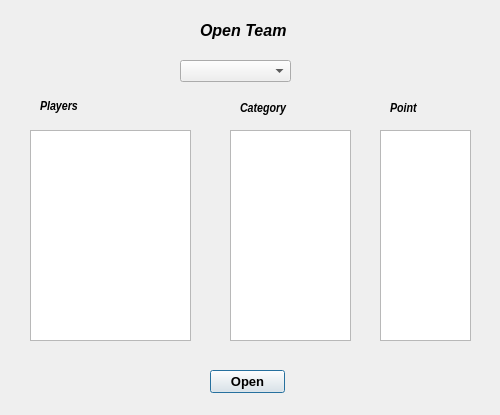
<?xml version="1.0" encoding="UTF-8"?>
<ui version="4.0">
 <class>OpenTeam</class>
 <widget class="QDialog" name="OpenTeam">
  <property name="geometry">
   <rect>
    <x>0</x>
    <y>0</y>
    <width>500</width>
    <height>415</height>
   </rect>
  </property>
  <property name="windowTitle">
   <string>Open Team</string>
  </property>
  <widget class="QLabel" name="label">
   <property name="geometry">
    <rect>
     <x>200</x>
     <y>20</y>
     <width>91</width>
     <height>20</height>
    </rect>
   </property>
   <property name="font">
    <font>
     <family>Arial</family>
     <pointsize>12</pointsize>
     <weight>75</weight>
     <italic>true</italic>
     <bold>true</bold>
    </font>
   </property>
   <property name="text">
    <string>Open Team</string>
   </property>
  </widget>
  <widget class="QPushButton" name="pushButton_open">
   <property name="geometry">
    <rect>
     <x>210</x>
     <y>370</y>
     <width>75</width>
     <height>23</height>
    </rect>
   </property>
   <property name="font">
    <font>
     <family>Arial</family>
     <pointsize>10</pointsize>
     <weight>75</weight>
     <bold>true</bold>
    </font>
   </property>
   <property name="text">
    <string>Open</string>
   </property>
  </widget>
  <widget class="QLabel" name="label_2">
   <property name="geometry">
    <rect>
     <x>40</x>
     <y>100</y>
     <width>47</width>
     <height>13</height>
    </rect>
   </property>
   <property name="font">
    <font>
     <family>Arial Narrow</family>
     <pointsize>10</pointsize>
     <weight>75</weight>
     <italic>true</italic>
     <bold>true</bold>
    </font>
   </property>
   <property name="text">
    <string>Players</string>
   </property>
  </widget>
  <widget class="QComboBox" name="comboBox_team">
   <property name="geometry">
    <rect>
     <x>180</x>
     <y>60</y>
     <width>111</width>
     <height>22</height>
    </rect>
   </property>
  </widget>
  <widget class="QListWidget" name="listWidget_player">
   <property name="geometry">
    <rect>
     <x>30</x>
     <y>130</y>
     <width>161</width>
     <height>211</height>
    </rect>
   </property>
  </widget>
  <widget class="QLabel" name="label_3">
   <property name="geometry">
    <rect>
     <x>240</x>
     <y>100</y>
     <width>61</width>
     <height>16</height>
    </rect>
   </property>
   <property name="font">
    <font>
     <family>Arial Narrow</family>
     <pointsize>10</pointsize>
     <weight>75</weight>
     <italic>true</italic>
     <bold>true</bold>
    </font>
   </property>
   <property name="text">
    <string>Category</string>
   </property>
  </widget>
  <widget class="QListWidget" name="listWidget_point">
   <property name="geometry">
    <rect>
     <x>380</x>
     <y>130</y>
     <width>91</width>
     <height>211</height>
    </rect>
   </property>
  </widget>
  <widget class="QListWidget" name="listWidget_ctg">
   <property name="geometry">
    <rect>
     <x>230</x>
     <y>130</y>
     <width>121</width>
     <height>211</height>
    </rect>
   </property>
  </widget>
  <widget class="QLabel" name="label_4">
   <property name="geometry">
    <rect>
     <x>390</x>
     <y>100</y>
     <width>41</width>
     <height>16</height>
    </rect>
   </property>
   <property name="font">
    <font>
     <family>Arial Narrow</family>
     <pointsize>10</pointsize>
     <weight>75</weight>
     <italic>true</italic>
     <bold>true</bold>
    </font>
   </property>
   <property name="text">
    <string>Point</string>
   </property>
  </widget>
 </widget>
 <resources/>
 <connections/>
</ui>
